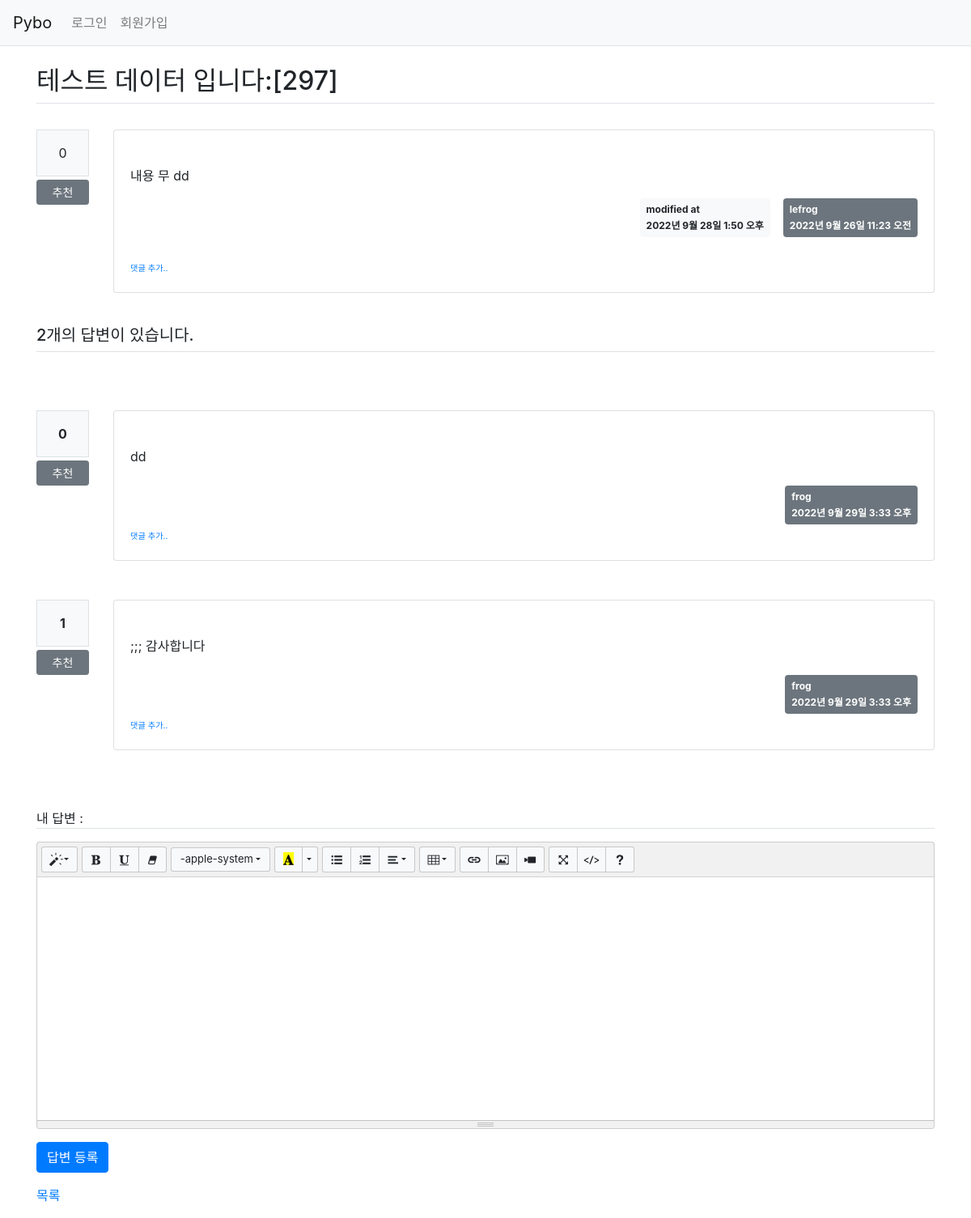
Page /pybo/306/ on the committed database.
### pybo/models.py (models this page shows, shortened)
class Question(models.Model):
	author = models.ForeignKey(User, on_delete = models.CASCADE, related_name='author_question')
	subject = models.CharField('제목' ,max_length = 200)			# CharField : VARCHAR
	content = models.TextField('내용')							# TextField : Text
	create_date = models.DateTimeField('생성일')					# DateTimeField : Date
	modify_date = models.DateTimeField(null=True, blank=True)
	voter = models.ManyToManyField(User, related_name='voter_question')

class Answer(models.Model):
	author = models.ForeignKey(User, on_delete = models.CASCADE, related_name="author_answer")
	question = models.ForeignKey(Question, verbose_name='질문', on_delete=models.CASCADE) # Question 테이블 명의 id를 참조하는 Foreign Key
	content = models.TextField('답변 내용')
	create_date = models.DateTimeField('생성일')
	modify_date = models.DateTimeField(null=True, blank=True)
	voter = models.ManyToManyField(User, related_name='voter_answer')

### pybo/views/base_views.py (the view)
# urls.py: path('<int:question_id>/', base_views.detail, name='detail'),
def detail(request, question_id):
	question = get_object_or_404(Question, pk=question_id)
	recommend_list = []
	idx = 0
	for answer in question.answer_set.all():							# 로그인된 유저의 답변 추천 체크 목록을 만들어낸다.
		if(answer.voter.filter(pk=request.user.id).exists()):
			recommend_list.append(idx)									# 답변의 순서는 0부터 시작하고, 체크가 되어있을 경우 해당 답변의 인덱스를 추가한다.
		idx += 1
	answer_idx_str = '//'.join([str(i) for i in recommend_list])		# 리스트를 자바스크립트에서 받을 수 있게 // 토큰으로 리스트 값들을 연결해
	context = {'question' : question,
				'answer_is_liked' : answer_idx_str}						# template에 context 객체를 보낸다. answer_is_liked은 리스트를 문자열로 변환한 변수이다.
	if(request.user.is_authenticated == True and question.voter.filter(pk=request.user.id).exists()):			# 질문에 요청한 유저의 추천이 체크되어 있을 경우
			context['question_is_liked'] = True
	else: context['question_is_liked'] = False
	return render(request, 'pybo/question_detail.html', context)

### pybo/templatetags/pybo_filter.py (called while the page is built)
@register.filter()
def mark(value):
	extensions = ["nl2br", "fenced_code"]
	return mark_safe(markdown.markdown(value, extensions=extensions))

### templates/pybo/question_detail.html (shortened to what this page needs)
{% extends 'base.html'%}
{% load static %}
{% block summernote%}
	<link rel="stylesheet" href="{% static 'summernote-bs4.css' %}">
{% endblock %}
{% block content %}
<div class="container my-3">
		{% include 'pybo/question_detail_part/question.html' %}
		{% include 'pybo/question_detail_part/answer.html' %}
		{% include 'pybo/question_detail_part/answer_create_form.html' %}
		<a href="{% url 'pybo:index' %}">목록</a>
</div>
{% endblock content %}

### templates/pybo/question_detail_part/question.html (shortened to what this page needs)
{% load pybo_filter%}
<h2 class="border-bottom py-2">{{ question.subject}} </h2>
		<div class="row my-3">
			<div class="col-1 my-3">
				<div class="bg-light text-center p-3 border font-weight-border mb-1">
					{{ question.voter.count }}
				</div>
					{% if question.author_id != request.user.id  %}
						{% if question_is_liked %}
							<a href="#" data-uri="{% url 'pybo:vote_question' question.id %}" class="recommend btn btn-sm btn-secondary btn-block my-1 bg-danger">추천</a>
						{% else %}
							<a href="#" data-uri="{% url 'pybo:vote_question' question.id %}" class="recommend btn btn-sm btn-secondary btn-block my-1">추천</a>
						{% endif %}
					{% endif %}
				</div>
			<div class="col-11">
				<div class="card my-3">
					<div class="card-body">
						<div class="card-text py-4">
							{% autoescape off %}
								{{question.content|mark}}
							{% endautoescape %}
							<div class="d-flex justify-content-end">
								{% if question.modify_date %}
								<div class = 'badge badge-light p-2 text-left mx-3'>
									<div class="mb-2">modified at</div>
									<div>{{ question.modify_date }}</div>
								</div>
								{% endif %}
								<div class="badge badge-secondary p-2 text-left">
									<div class='mb-2'>{{ question.author.username }}</div>
									<div>{{question.create_date}}</div>
								</div>
							</div>
						</div>
					{% include 'pybo/question_comment.html' %}
					</div>
				</div>
			</div>
		</div>

### templates/pybo/question_detail_part/answer.html (shortened to what this page needs)
		{% load static %}
		<h5 class="border-bottom my-3 py-2">{{ question.answer_set.count }}개의 답변이 있습니다.</h5>
			<div class="card-text py-4">
				{% for answer in question.answer_set.all%}
				<div class="row my-3">
					<div class="col-1 my-3">
						<div class="bg-light text-center p-3 border font-weight-bolder mb-1">
							{{answer.voter.count}}
						</div>
						{% if answer.author_id != request.user.id  %}
							<a href="#" data-uri="{% url 'pybo:vote_answer' answer.id %}"
							class="recommend btn btn-sm btn-secondary btn-block my-1 liked_mark"
							>추천</a>
						{% endif %}
					</div>
					<div class="col-11">
						<div class="card my-3">
								<div class="card-body">
									<div class="card-text py-4">
										{% autoescape off %}
											{{ answer.content }}
										{% endautoescape %}
									</div>
									<div class="d-flex justify-content-end">
										<div class="badge badge-secondary p-2 text-left">
											<div class='mb-2'>{{ answer.author.username }}</div>
											<div>{{answer.create_date}}</div>
										</div>
									</div>
									{% include 'pybo/answer_comment.html' %}
								</div>
							</div>
						</div>
				</div>
				{% endfor %}
			</div>

### templates/pybo/answer_comment.html (shortened to what this page needs)
<div>
	<a href="{% url 'pybo:comment_create_answer' answer.id %}" class="small"><small>댓글 추가..</small></a>
</div>

### rows in the picture
Question: subject "테스트 데이터 입니다:[297]", voter.count "0", content|mark "내용 무 dd", modify_date "2022년 9월 28일 1:50 오후", author.username "lefrog", create_date "2022년 9월 26일 11:23 오전", answer_set.count "2"
Answer: voter.count "0", shows "추천", content "dd", author.username "frog", create_date "2022년 9월 29일 3:33 오후"
Answer: voter.count "1", shows "추천", content ";;; 감사합니다", author.username "frog", create_date "2022년 9월 29일 3:33 오후"
